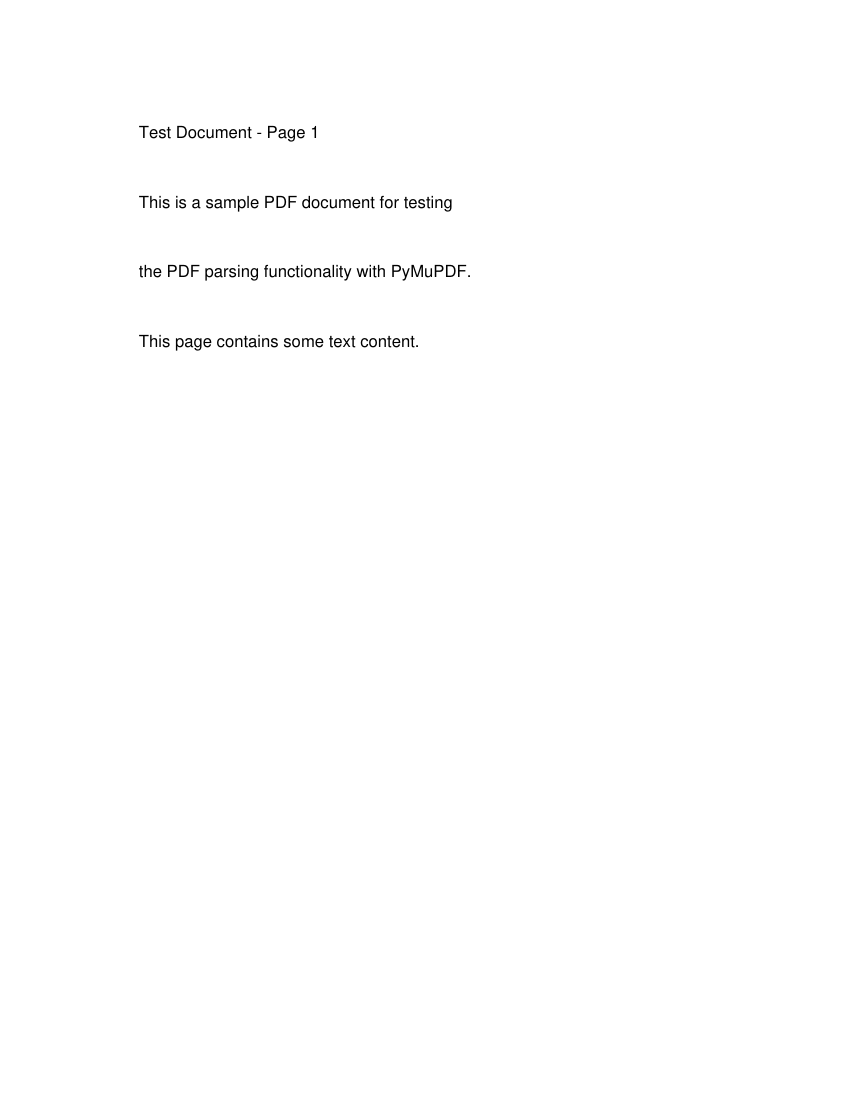

Write the Python code that produced this figure.
"""
Create a simple test PDF for testing the PDF parsing functionality.
"""

from reportlab.pdfgen import canvas
from reportlab.lib.pagesizes import letter

def create_test_pdf(filename="test_document.pdf"):
    """Create a simple test PDF with text content."""
    c = canvas.Canvas(filename, pagesize=letter)
    width, height = letter
    
    # Page 1
    c.drawString(100, height - 100, "Test Document - Page 1")
    c.drawString(100, height - 150, "This is a sample PDF document for testing")
    c.drawString(100, height - 200, "the PDF parsing functionality with PyMuPDF.")
    c.drawString(100, height - 250, "This page contains some text content.")
    c.showPage()
    
    # Page 2
    c.drawString(100, height - 100, "Test Document - Page 2")
    c.drawString(100, height - 150, "This is the second page of the test document.")
    c.drawString(100, height - 200, "It also contains text that will be converted")
    c.drawString(100, height - 250, "to images for vision model processing.")
    c.showPage()
    
    c.save()
    print(f"Created test PDF: {filename}")

if __name__ == "__main__":
    create_test_pdf()